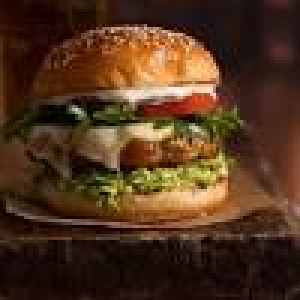
#> input picture Train/Burgerfix/Burger-Train (1).jpeg, 100 x 100 px (shown 3 times larger); its folder holds only this picture in this run
$ jupyter execute --allow-errors sebelum.ipynb
#> lines starting #> are read from the running program, lines starting #| are printed output that depends on the picture
[cell 1]
import os
import cv2 as cv
import numpy as np
import pandas as pd
import math
from tqdm import tqdm
import seaborn as sns
from sklearn.svm import SVC
import matplotlib.pyplot as plt
from sklearn.impute import SimpleImputer
from sklearn.preprocessing import StandardScaler
from sklearn.neighbors import KNeighborsClassifier
from sklearn.ensemble import RandomForestClassifier
from matplotlib.colors import LinearSegmentedColormap
from sklearn.model_selection import train_test_split
from sklearn.metrics import accuracy_score, precision_score, recall_score, f1_score, confusion_matrix

[cell 2]
def resize_image(image, target_size):

    original_height, original_width, _ = image.shape
    target_width, target_height = target_size
    resized_image = np.zeros((target_height, target_width, 3), dtype=np.uint8)

    for i in range(target_height):
        for j in range(target_width):
            original_x = int(j * original_width / target_width)
            original_y = int(i * original_height / target_height)
            resized_image[i, j] = image[original_y, original_x]

    return resized_image

def insertGambar(folder):
#> called with folder = 'Train/'
    data = []
    filenames = []
    datalabel = []
    path = []
    data_distribution = {}
    for label in (os.listdir(folder)):
        images = os.listdir(folder+label)
        data_distribution[label] = len(images)
        datalabel.append(label)
        print(label)
        count = 0
        for filename in tqdm(os.listdir(folder+label)):
            if count == 100:
                break
            else :
                count += 1
            img = cv.imread(os.path.join(folder+label,filename))
#> img is the input picture: shape (100, 100, 3); mean B, G, R 29.7, 51.7, 80.7
            if img is not None:
                img = cv.cvtColor(img, cv.COLOR_BGR2RGB)
                img = resize_image(img, (150, 150))
#> after the loop in resize_image, `for i in range(target_height):`:
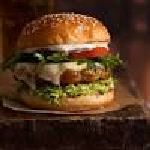
#> resized_image: shape (150, 150, 3); mean R, G, B 80.6, 51.6, 29.7
                filenames.append(filename)
                path.append(label)
                data.append(img)
#> pass 2 of the loop in insertGambar, `for label in (os.listdir(folder)):`:
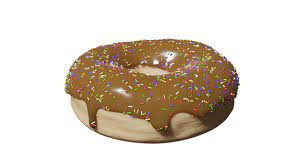
#> input picture Train/Donutfix/Donut (1).jpeg, 299 x 168 px
#> in insertGambar, img is the input picture: shape (168, 299, 3); mean B, G, R 201.4, 212.8, 222.5
#> after the loop in resize_image (call 2), `for i in range(target_height):`:
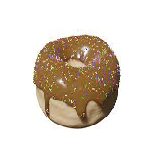
#> resized_image: shape (150, 150, 3); mean R, G, B 222.7, 213, 201.6
    return data, filenames, datalabel, path , data_distribution

[cell 3]
images, filenames,labels, path, distribusi = insertGambar("Train/")
#> images = 2 items; filenames = ['Burger-Train (1).jpeg', 'Donut (1).jpeg']; labels = ['Burgerfix', 'Donutfix']; path = ['Burgerfix', 'Donutfix']; distribusi = {'Burgerfix': 1, 'Donutfix': 1}
print("Data: ", len(images))
#| Data:  2
print("Label: ", len(labels))
#| Label:  2
print("Filenames: ", len(filenames))
#| Filenames:  2
print("Data Distribution: ", distribusi)
#| Data Distribution:  {'Burgerfix': 1, 'Donutfix': 1}

[cell 4]
def gray_scaling(data):
    grayData = []
    for img in data:
        gray = cv.cvtColor(img, cv.COLOR_BGR2GRAY)
        grayData.append(gray)
#> this loop made 2 passes
#> pass 1, in gray_scaling, `gray = cv.cvtColor(img, cv.COLOR_BGR2GRAY)`:
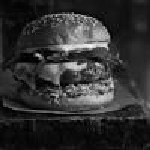
#> gray: shape (150, 150); min 0, max 245, mean 48.3
#> pass 2, in gray_scaling, `gray = cv.cvtColor(img, cv.COLOR_BGR2GRAY)`:
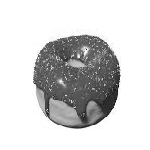
#> gray: shape (150, 150); min 6, max 255, mean 210.7
#> after the loop, grayData = 2 items
    return grayData

gray_img = gray_scaling(images)
#> gray_img = 2 items

[cell 5]
def matriksTransformasi(matriks):
    hasil = np.zeros(matriks.shape)
    for i in range(matriks.shape[0]):
        for j in range(matriks.shape[1]):
            hasil[i][j] = matriks[j][i]
    return hasil
def sum(matriks):
    hasil = 0
    for i in range(len(matriks)):
        for j in range(len(matriks[0])):
            hasil += matriks[i][j]
    return hasil

[cell 6]
def derajat(img, derajat):
    max = np.max(img)
    temp=np.zeros([max+1,max+1])
    if derajat == 0:
        for i in range (len(img)):
            for j in range (len(img[0])-1):
                temp[img[i,j],img[i,j+1]] += 1
    elif derajat == 45:
        for i in range (len (img)-1):
            for j in range (len (img[0])-1):
                temp[img[i+1,j],img[i,j+1]] += 1
    elif derajat == 90:
        for i in range (len (img)-1):
            for j in range (len (img[0])):
                temp[img[i+1,j],img[i,j]] += 1
    elif derajat == 135:
        for i in range (len (img)-1):
            for j in range (len (img[0])-1):
                temp[img[i,j],img[i+1,j+1]] += 1
    hasil = temp+matriksTransformasi(temp)
    total = sum(hasil)
    for i in range (len (hasil)):
        for j in range (len (hasil)):
            hasil[i,j]/=total
    return hasil

[cell 7]
def GLCM(image):
    hasil = []
    for img in tqdm(image):
        if np.min(img) < 0:
            continue
        data = []
        data.append(derajat(img,0))
        data.append(derajat(img,45))
        data.append(derajat(img,90))
        data.append(derajat(img,135))
        hasil.append(data)
#> this loop made 2 passes
#> after the loop, hasil = 2 items
    return hasil

[cell 8]
hasil = GLCM(gray_img)
#> hasil = 2 items

[cell 9]
def contrast (data):
    hasil = 0
    for i in range(len(data)):
        for j in range(len(data[0])):
            hasil+=data[i,j]*pow(i-j,2)
    return hasil
def dissimilarity(data):
    hasil = 0
    for i in range(len(data)):
        for j in range(len(data[0])):
            hasil+=data[i,j]*abs(i-j)
    return hasil
def homogeneity(data):
    hasil = 0
    for i in range(len(data)):
        for j in range(len(data[0])):
            hasil+=(data[i,j]/(1+pow(i-j,2)))
    return hasil
def energy(data):
    hasil = 0
    for i in range(len(data)):
        for j in range(len(data[0])):
            hasil += data[i][j] ** 2
    return hasil
def correlation(data):
    mean = np.zeros((2))
    std = np.zeros((2))
    for i in range(len(data)):
        for j in range(len(data[0])):
            mean[0] += i*data[i,j]
            mean[1] += j*data[i,j]
    for i in range(len(data)):
        for j in range(len(data[0])):
            std[0] += pow(i-mean[0],2)*data[i,j]
            std[1] += pow(j-mean[1],2)*data[i,j]
    std[0] = math.sqrt(std[0])
    std[1] = math.sqrt(std[1])
    hasil = 0
    for i in range(len(data)):
        for j in range(len(data[0])):
            hasil += (i-mean[0])*(j-mean[1])*data[i,j]/(std[0]*std[1])
    return hasil
def entropy(data):
    entropy = 0
    for i in range(len(data)):
        for j in range(len(data[0])):
            if data[i][j] > 0.0:
                entropy += -(data[i][j] * math.log(data[i][j]))
    return entropy
def asm(data):
    asm = 0
    for i in range(len(data)):
        for j in range(len(data[0])):
            asm += data[i][j] ** 2
    return asm

[cell 10]
def ekstraksi(data):
    result = []
    for i in tqdm(range(len(data))):
        extracted_data = []
        for j in range(len(data[i])):
            contrast_val = contrast(data[i][j])
            extracted_data.append(contrast_val)
        for j in range(len(data[i])):
            dissimilarity_val = dissimilarity(data[i][j])
            extracted_data.append(dissimilarity_val)
        for j in range(len(data[i])):
            homogeneity_val = homogeneity(data[i][j])
            extracted_data.append(homogeneity_val)
        for j in range(len(data[i])):
            energy_val = energy(data[i][j])
            extracted_data.append(energy_val)
        for j in range(len(data[i])):
            correlation_val = correlation(data[i][j])
            extracted_data.append(correlation_val)
        for j in range(len(data[i])):
                asm_val = asm(data[i][j])
                extracted_data.append(asm_val)
                entropy_val = entropy(data[i][j])
                extracted_data.append(entropy_val)
        result.append(extracted_data)
#> this loop made 2 passes
#> after the loop, result = 2 items
    return result

[cell 11]
hasilGLCM = ekstraksi(hasil)
#> hasilGLCM = 2 items

[cell 12]
for i in range (len(hasilGLCM)):
    hasilGLCM[i].append(path[i])

[cell 13]
angles = ['0', '45', '90', '135']
fiturs = ['contrast', 'dissimilarity', 'homogeneity', 'energy', 'correlation']
headers = []
for fitur in fiturs:
    headers.extend([f'{fitur}_0', f'{fitur}_45', f'{fitur}_90', f'{fitur}_135'])
for angle in angles:
    headers.extend([f'asm_{angle}', f'entropy_{angle}'])
headers.append('Path')
df = pd.DataFrame(hasilGLCM, columns=headers)
#> df = table of 2 rows and 29 columns
df.to_csv('sebelumPreproc.csv', index=False)

[cell 14]
from sklearn.decomposition import PCA
df = pd.read_csv('sebelumPreproc.csv')
#> (reads sebelumPreproc.csv from the repository)
